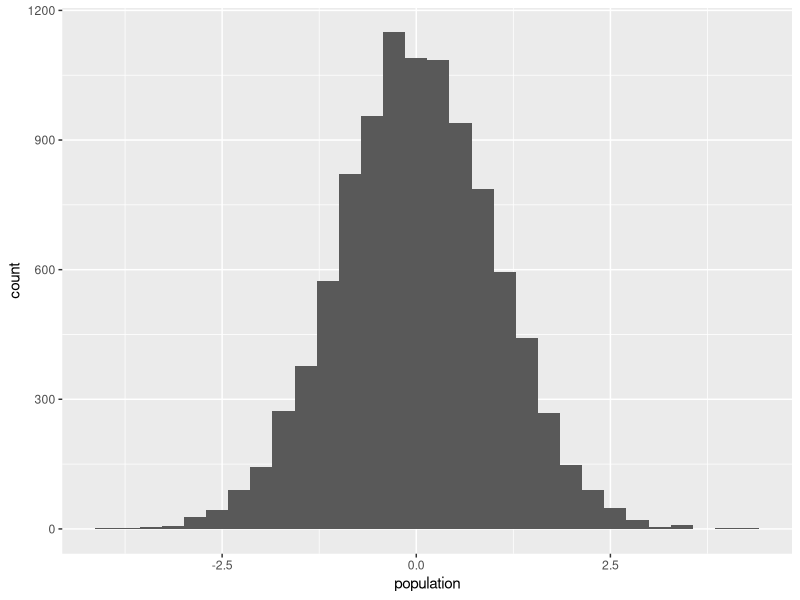
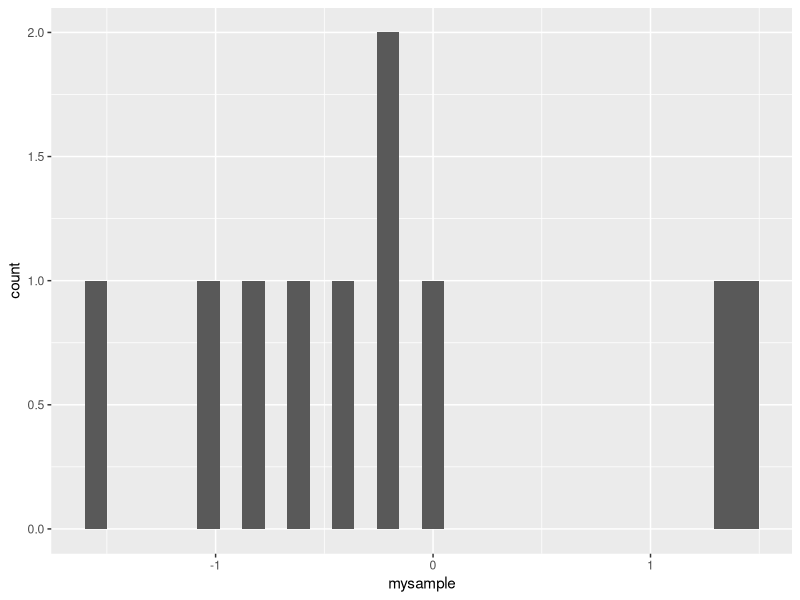
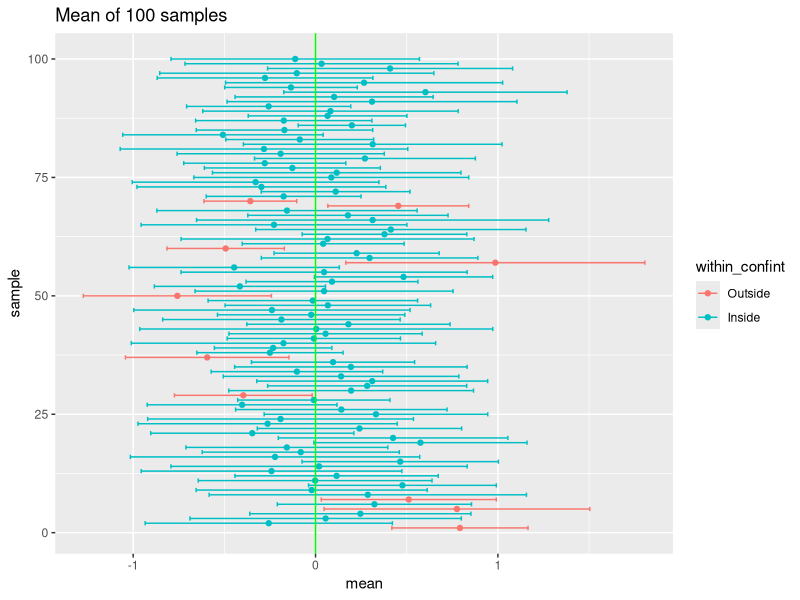
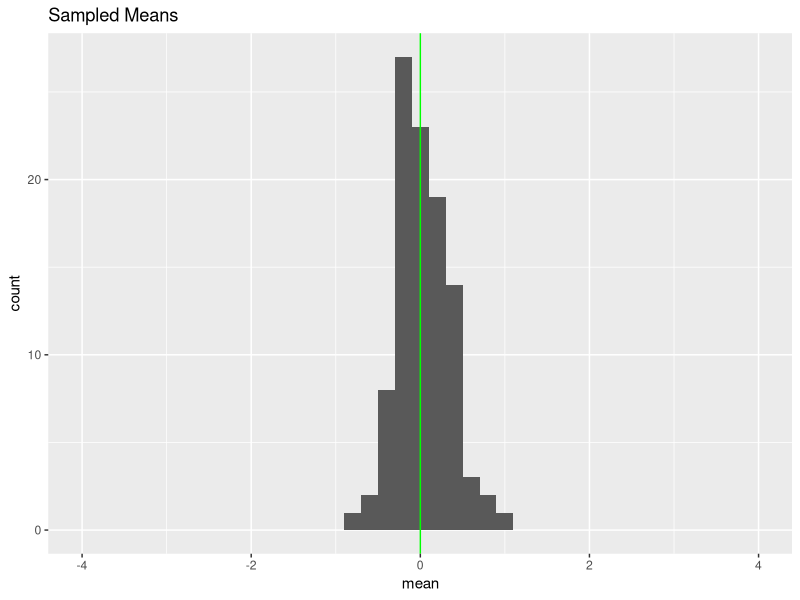
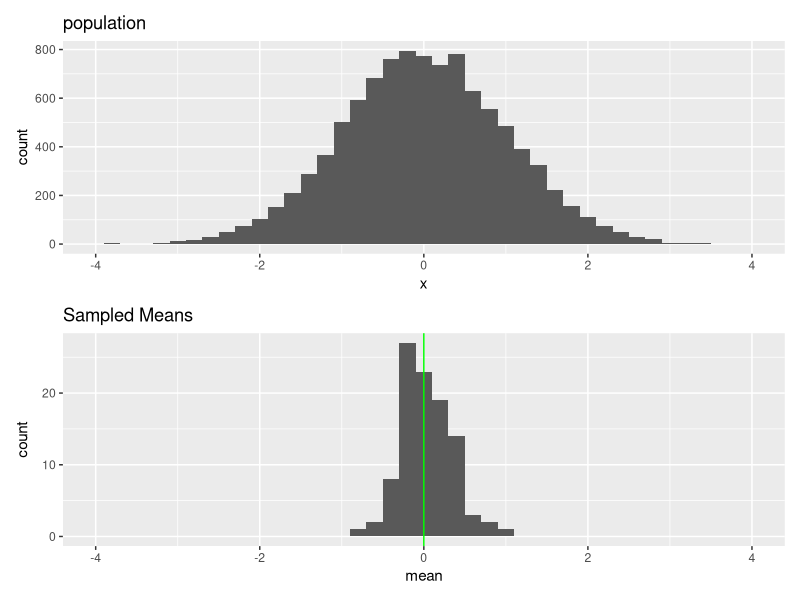
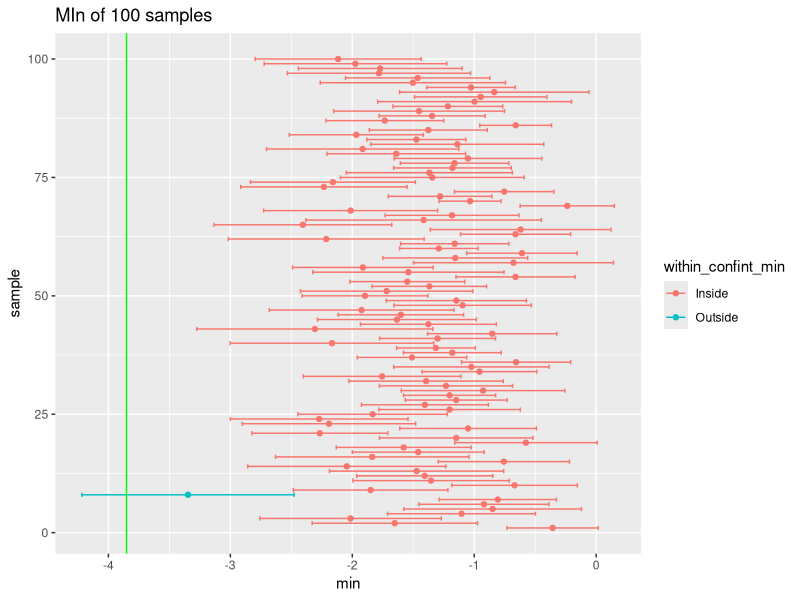
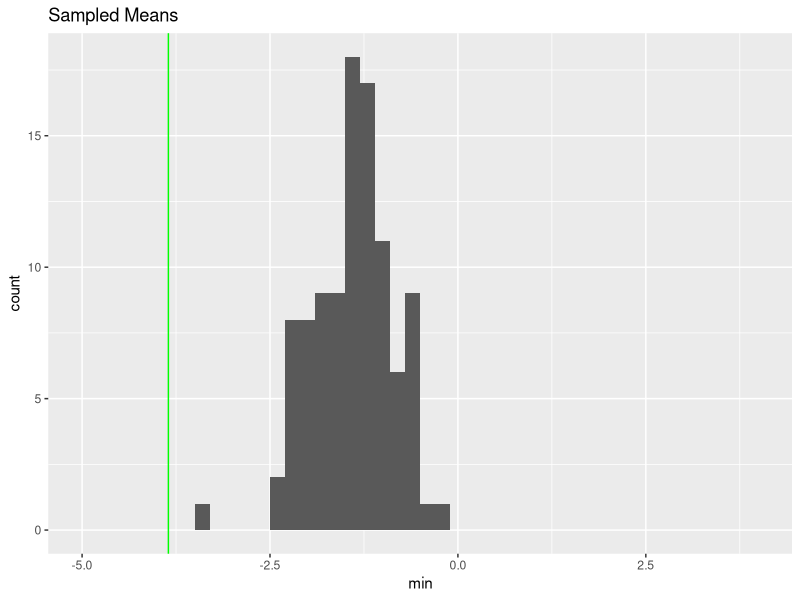

These charts were generated, in order, by the following R code:
## ---- chunk 1

knitr::opts_chunk$set(message=F, warning=F, comment=NA) #these are just Rmarkdown visual options

## ---- chunk 2

library(ggplot2)

## ---- chunk 3

#random generation for the normal distribution with mean equal to mean and standard deviation equal to sd.
population <- rnorm(10000, mean=0, sd=1)

ggplot() + geom_histogram(aes(population)) #do a simple histogram
## ---- chunk 4
sample_size <- 10 # you can play around with this number

mysample <- sample(population, sample_size) #take a data + a sample size 

ggplot() + geom_histogram(aes(mysample)) #do a simple histogram

## ---- chunk 5
summary(mysample)
## ---- chunk 6

size = 100

#this creates a dataframe with fix parameters (do not need to understand this code)
#rep() juste repeat a number over the number of time you want

# this is are all random number has placeholder for later
mySampleRes <- data.frame(mean=rep(0,size),
                          sd=rep(1,size),
                          sample = rep(NA,size),
                          se=rep(1/sqrt(10),size), 
                          confintLow=rep(0,size),
                          confintHi=rep(0,size))

head(mySampleRes) # all rows are the same for now
## ---- chunk 7

#loop through each row

for (i in 1:size){
  mysample <- sample(population, sample_size)#sample from population, same as above
  mySampleRes$sample[i] <- i #assign an incemental index 
  mySampleRes$mean[i] <- mean(mysample) #calculate the mean of this random sample
  mySampleRes$sd[i] <- sd(mysample) #calculate the standard deviation of this random sample
  mySampleRes$min[i] <- min(mysample) #calculate the minimum of this random
  mySampleRes$se[i] <- mySampleRes$sd[i]/sqrt(sample_size) #calculate the sampling error of this random sample
  mySampleRes$confintLow[i] <- mySampleRes$mean[i]-1.96*mySampleRes$se[i] #calculate the lower 95% confidence interval of this random sample
  mySampleRes$confintHi[i] <- mySampleRes$mean[i]+1.96*mySampleRes$se[i] #calculate the upper 95% confidence 
}

head(mySampleRes)


# for reference:
# Confidence level Confidence interval (mean ± sampling error)
# 68% mean ± (1.0) x (SE)
# 95% mean ± (1.96) x (SE)
# 99% mean ± (2.58) x (SE) 
# Bonus: Can you describe/explain/visualize why ?
## ---- chunk 8

mySampleRes$within_confint <- factor(mySampleRes$confintLow < 0 & mySampleRes$confintHi > 0, labels = c("Outside", "Inside")) # create variable to check if we have found and estimate (mean) which its confindence intervals doesn't include 0


table(mySampleRes$within_confint)

## ---- chunk 9
ggplot(mySampleRes,
       aes(sample,mean,color = within_confint))+
  geom_point()+
  geom_errorbar(aes(ymin = confintLow,ymax = confintHi))+
  geom_hline(yintercept = 0,color = "green")+
  coord_flip()+
  labs(title = "Mean of 100 samples")
## ---- chunk 10
p_sample <- ggplot()+
  geom_histogram(data = mySampleRes,
                 aes(x=mean),binwidth = .2) +
  xlim(round(min(population)),round(max(population))) +
  geom_vline(xintercept = 0,color = "green") +
  labs(title = "Sampled Means")

p_sample
## ---- chunk 11
library(patchwork)
#install.packages('patchwork')
p_population <- ggplot()+
                geom_histogram(data = data.frame(x = population),
                               aes(x=x),binwidth = .2)+
                  xlim(round(min(population)),round(max(population)))+
                  labs(title = "population")


p_population / p_sample
## ---- chunk 12
true_min <- min(population)
## ---- chunk 13

mySampleRes$confintLow_min <- mySampleRes$min-1.96*mySampleRes$se #calculate the lower 95% confidence interval of this random sample
mySampleRes$confintHi_min <- mySampleRes$min+1.96*mySampleRes$se #calculate the upper 95% confidence interval of this random sample
## ---- chunk 14

mySampleRes$within_confint_min <- ifelse(mySampleRes$confintLow_min < true_min & mySampleRes$confintHi_min > true_min,"Outside","Inside") # create variable to check if we have found and estimate (mean) which its confindence intervals doesn't include 0
  
## ---- chunk 15
ggplot(mySampleRes,
       aes(sample,min,color = within_confint_min))+
  geom_point()+
  geom_errorbar(aes(ymin = confintLow_min,ymax = confintHi_min))+
  geom_hline(yintercept = true_min,color = "green")+
  coord_flip()+
  labs(title = "MIn of 100 samples")
## ---- chunk 16
p_sample_min <- ggplot()+
  geom_histogram(data = mySampleRes,
                 aes(x=min),
                 binwidth = .2) +
  xlim(round(min(population))-1,round(max(population))) +
  geom_vline(xintercept = true_min,color = "green") +
  labs(title = "Sampled Means")

p_sample_min
